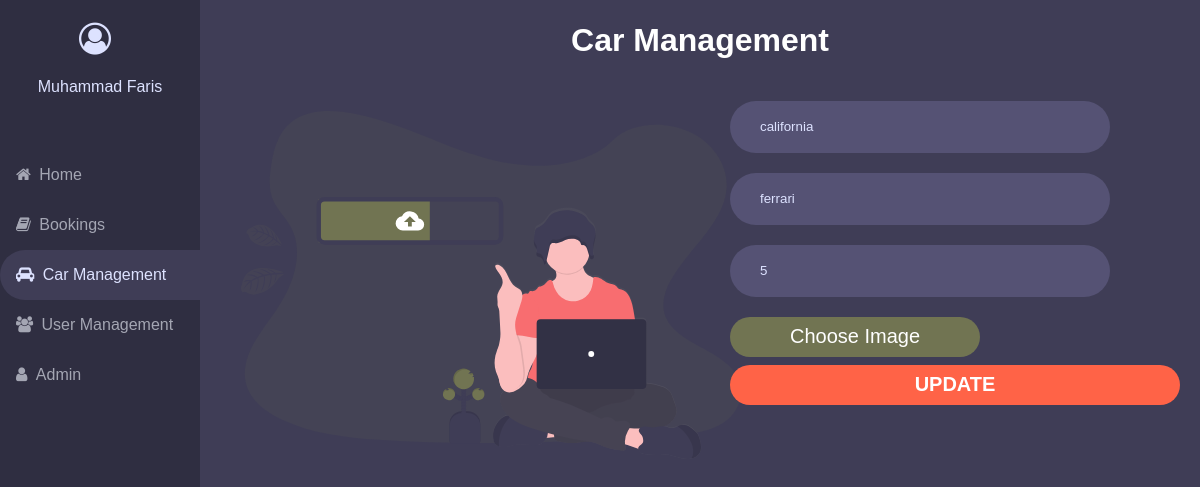
/Dashboard/Admin/CarManagement/editForm.php?id=m001, run on the app's committed database.
### tables this page shows
CREATE TABLE `mobil` (
  `kode_mobil` char(5) NOT NULL,
  `tipe_mobil` varchar(10) NOT NULL,
  `merk_mobil` varchar(10) NOT NULL,
  `stok_mobil` int(20) DEFAULT NULL,
  `file_name` varchar(255) NOT NULL,
  `uploaded_on` datetime DEFAULT '2002-01-16 01:01:01'
);

### Dashboard/Admin/CarManagement/editForm.php (the view, shortened to what this page needs)
<!DOCTYPE html>
<html lang="en">
<head>
    <link rel="stylesheet" href="style.css" />
    <link rel="stylesheet" href="../font-awesome-4.7.0/css/font-awesome.css">
    <link rel="stylesheet" href="../font-awesome-4.7.0/css/font-awesome.min.css">
</head>
<body>
    <?php
        include "koneksi.php";
        $id = $_GET['id'];
        $query = "SELECT * FROM mobil WHERE kode_mobil='$id'";
        $result = mysqli_query($connect, $query);
    ?>
    <div class="sidebar">
        <div class="dashboard-title">
            <div class="image-container">
                <i class="fa fa-user-circle-o"></i>
            </div>
            <div class="user-name">
                <p>Muhammad Faris</p>
            </div>
        </div>
        <a href="\car-rental-Tugas\Dashboard\Admin"><i class="fa fa-home" aria-hidden="true"></i>Home</a>
        <a href="\car-rental-Tugas\Dashboard\Admin\Bookings"><i class="fa fa-book"></i>Bookings</a>
        <a class="active" href=""><i class="fa fa-car"></i>Car Management</a>
        <a href="\car-rental-Tugas\Dashboard\Admin\UserManagement"><i class="fa fa-users"></i>User Management</a>
        <a href="\car-rental-Tugas\Dashboard\Admin\Admin"><i class="fa fa-user"></i>Admin</a>
    </div>
    <div class="content">
        <div class="Title">
            <h1>Car Management</h1>
        </div>
        <div class="left-content">
            <div class="card">
                <img src="img/uploadin2.svg" alt="upload" style="width: 500px;">
            </div>
        </div>
        <div class="right-content">
            <form action="prosesEdit.php" method="POST">
            <?php
                while ($row = mysqli_fetch_array($result)){
            ?>
                <div class="card">
                    <input type="text" name="tipeMobil" class="inputBox" placeholder="Tipe Mobil" value="<?php echo  $row['tipe_mobil'] ;?>">
                </div>
                <div class="card">
                    <input type="text" name="merkMobil" class="inputBox" placeholder="Merk Mobil" value="<?php echo  $row['merk_mobil'] ;?>">
                </div>
                <div class="card">
                    <input type="number" name="stokMobil" class="inputBox" placeholder="Stok Mobil" value="<?php echo  $row['stok_mobil'] ;?>">
                </div>
                <div class="image_upload">
                    <label for="file" class="input_upload">
                        Choose Image
                    </label>
                </div>
                <div class="submit-button">
                    <label for="submit" class="submit-btn">
                        UPDATE
                    </label>
                </div>
                <?php
                    }
                ?>
            </form>
        </div>
    </div>
</body>
</html>

### Dashboard/Admin/CarManagement/style.css (style rules this page uses)
body { margin: 0; background-color: #3F3D56; }
.sidebar { margin: 0; padding: 0; width: 200px; background-color: #2F2E41; position: fixed; height: 100%; overflow: auto; font-family: "Poppins", sans-serif; font-weight: 500; }
.dashboard-title { height: 15%; }
.image-container i { position: relative; display: flex; justify-content: center; align-items: center; margin-top: 15%; color: #DDE2FF; font-size: 200%; }
.user-name { display: flex; justify-content: center; color: #DDE2FF; }
.user-name p { margin-top: 15%; font-family: "Poppins", sans-serif; }
.sidebar a { display: block; color: #A4A6B3; padding: 16px; text-decoration: none; }
.sidebar i { padding-right: 5%; height: 18px; }
.sidebar a.active { background-color: #3F3D56; color: #DDE2FF; border-top-left-radius: 25px; border-bottom-left-radius: 25px; }
.content { margin-left: 200px; padding: 1px 16px; text-align: center; }
.Title { color: white; font-family: sans-serif; }
.content .left-content { float: left; width: 50%; padding: 0px 10px; }
.content .left-content .card { padding: 30px 15px; font-size: 30px; color: #DDE2FF; }
.right-content { float: left; width: 45%; padding: 0px 10px; }
input[type="text"] { color: #DDE2FF; font-family: "Poppins",sans-serif; padding-left: 30px; }
input[type="number"] { color: #DDE2FF; font-family: "Poppins",sans-serif; padding-left: 30px; }
.inputBox { display: block; border-radius: 50px; width: 80%; border: none; background: #555274; margin-top: 20px; margin-bottom: 20px; height: 50px; }
.input_upload { color: white; height: 40px; width: 250px; background-color: #717452; position: absolute; margin-top: auto; display: flex; justify-content: center; align-items: center; font-size: 20px; font-family: "Poppins",sans-serif; border-radius: 50px; }
.submit-btn { color: white; height: 40px; width: 450px; background-color: tomato; position: absolute; margin-top: auto; display: flex; justify-content: center; align-items: center; font-size: 20px; margin-top: 4%; border-radius: 50px; font-family: "Poppins",sans-serif; font-weight: 600; }

### data on the page
mobil: tipeMobil "california", merkMobil "ferrari", stokMobil "5"
